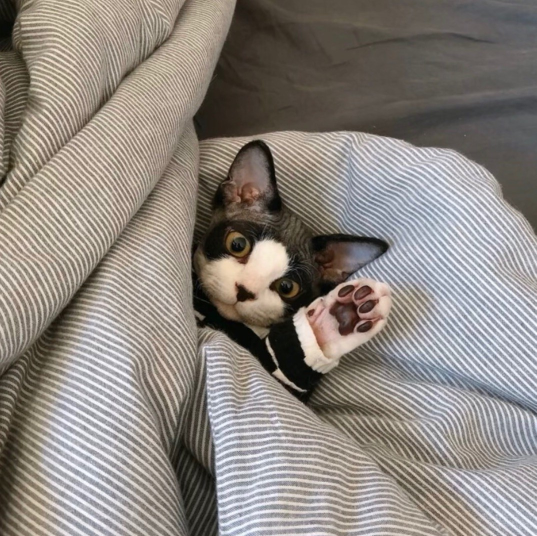
#> input picture test4.png, 1073 x 1072 px (shown at 1/2 size)
$ python Hog_test.py   (older library calls are emulated)
#> lines starting #> are read from the running program, lines starting #| are printed output that depends on the picture
#t16---------------------------------------------
#实现图像HOG特征的提取
'''：
算法思路:
        1)以灰度图的方式加载图片，resize到（128,64）;
        2）灰度图像gamma校正;
		3)利用一阶微分算子Sobel函数，分别计算出灰度图像X方向和Y方向上的一阶微分/梯度图像，根据得到的两幅
        梯度图像(X方向上的梯度图像和Y方向上的梯度图像)，计算出这两幅梯度图像所对应的梯度幅值图像gradient_magnitude、
        梯度方向图像gradient_angle
		4)构造(cell_x = 128/8 =16, cell_y= 64/8 =8)大小的cell图像----梯度幅值的grad_cell图像，梯度方向的ang_cell图像，
        每个cell包含有8*8 = 64个值；
		5)将每个cell根据角度值（0-180）分为9个bin，并计算每个cell中的梯度方向直方图,每个cell有9个值；
		6)每（2*2）个cell为一个block，总共15*7个block,计算每个block的梯度方向直方图，并进行归一化处理，每个block中有9*4=36个值；
		7)计算整幅图像的梯度方向直方图HOG:将计算出来的所有的Block的HOG梯度方向直方图的特征向量首尾相接组成一个维度很大的向量
        长度为：15*7*36 = 3780，
        这个特征向量就是整幅图像的梯度方向直方图特征，这个特征可用于SVM分类。
'''
import cv2
import numpy as np
import matplotlib.pyplot as plt


# 灰度图像gamma校正
def gamma(img):
    # [5 lines of commented-out code are left out]
    return np.power(img / 255.0, 1)


# 获取梯度值cell图像，梯度方向cell图像
def div(img, cell_x, cell_y, cell_w):
    cell = np.zeros(shape=(cell_x, cell_y, cell_w, cell_w))
    img_x = np.split(img, cell_x, axis=0)
    for i in range(cell_x):
        img_y = np.split(img_x[i], cell_y, axis=1)
        for j in range(cell_y):
            cell[i][j] = img_y[j]
    return cell


# 获取梯度方向直方图图像，每个像素点有9个值
def get_bins(grad_cell, ang_cell):
    bins = np.zeros(shape=(grad_cell.shape[0], grad_cell.shape[1], 9))
    for i in range(grad_cell.shape[0]):
        for j in range(grad_cell.shape[1]):
            binn = np.zeros(9)
            grad_list = np.int8(grad_cell[i, j].flatten())  # 每个cell中的64个梯度值展平，并转为整数
            ang_list = ang_cell[i, j].flatten()  # 每个cell中的64个梯度方向展平)
            ang_list = np.int8(ang_list / 20.0)  # 0-9
            ang_list[ang_list >= 9] = 0
            for m in range(len(ang_list)):
                binn[ang_list[m]] += int(grad_list[m])  # 不同角度对应的梯度值相加，为直方图的幅值
            # [8 lines of commented-out code are left out]
            bins[i][j] = binn
    return bins


# 计算图像HOG特征向量，长度为 15*7*36 = 3780
def hog(img, cell_x, cell_y, cell_w):
    height, width = img.shape
    gradient_values_x = cv2.Sobel(img, cv2.CV_64F, 1, 0, ksize=5)  # x方向梯度
    gradient_values_y = cv2.Sobel(img, cv2.CV_64F, 0, 1, ksize=5)  # y方向梯度
    gradient_magnitude = np.sqrt(np.power(gradient_values_x, 2) + np.power(gradient_values_y, 2))
    gradient_angle = np.arctan2(gradient_values_x, gradient_values_y)
    print(gradient_magnitude.shape, gradient_angle.shape)
    # plt.figure()
    # plt.subplot( 1, 2, 1 )
    # plt.imshow(gradient_angle)
    # 角度转换至（0-180）
    gradient_angle[gradient_angle > 0] *= 180 / 3.14
    gradient_angle[gradient_angle < 0] = (gradient_angle[gradient_angle < 0] + 3.14) * 180 / 3.14
    # plt.subplot( 1, 2, 2 )
    # plt.imshow( gradient_angle )
    # plt.show()

    grad_cell = div(gradient_magnitude, cell_x, cell_y, cell_w)
    ang_cell = div(gradient_angle, cell_x, cell_y, cell_w)
    bins = get_bins(grad_cell, ang_cell)
    feature = []
    for i in range(cell_x - 1):
        for j in range(cell_y - 1):
            tmp = []
            tmp.append(bins[i, j])
            tmp.append(bins[i + 1, j])
            tmp.append(bins[i, j + 1])
            tmp.append(bins[i + 1, j + 1])
            tmp -= np.mean(tmp)
            feature.append(tmp.flatten())
    return np.array(feature).flatten()


if __name__ == '__main__':
    img = cv2.imread('../test4.png', cv2.IMREAD_GRAYSCALE)
#> img: shape (1072, 1073); min 0, max 255, mean 135.2
    if (img is None):
        print('Not read image.')
    resizeimg = cv2.resize(img, (128, 64), interpolation=cv2.INTER_CUBIC)
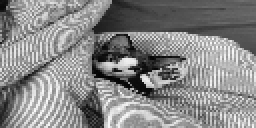
#> resizeimg: shape (64, 128) (shown 2 times larger); min 3, max 251, mean 134.8
    cell_w = 8
    cell_x = int(resizeimg.shape[0] / cell_w)  # cell行数
#> cell_x = 8
    cell_y = int(resizeimg.shape[1] / cell_w)  # cell列数
#> cell_y = 16
    print('The size of cellmap is {}*{} '.format(cell_x, cell_y))
#| The size of cellmap is 8*16
    gammaimg = gamma(resizeimg) * 255
    feature = hog(gammaimg, cell_x, cell_y, cell_w)
#> in hog, `gradient_values_x = cv2.Sobel(img, cv2.CV_64F, 1, 0, ksize=5)`:
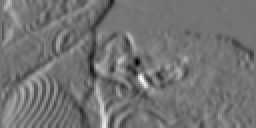
#> gradient_values_x: shape (64, 128) float64 (shown 2 times larger); min -7880, max 9592, mean 38; drawn with min black and max white
#> in hog, `gradient_values_y = cv2.Sobel(img, cv2.CV_64F, 0, 1, ksize=5)`:
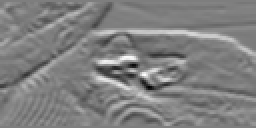
#> gradient_values_y: shape (64, 128) float64 (shown 2 times larger); min -9050, max 9137, mean 88.8; drawn with min black and max white
#> in hog, `gradient_magnitude = np.sqrt(np.power(gradient_values_x, 2) + np.power..`:
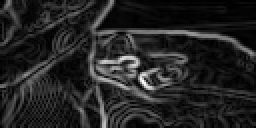
#> gradient_magnitude: shape (64, 128) float64 (shown 2 times larger); min 0, max 10657.6, mean 1535.1; drawn with min black and max white
#> in hog, `gradient_angle = np.arctan2(gradient_values_x, gradient_values_y)`:
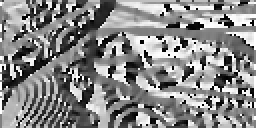
#> gradient_angle: shape (64, 128) float64 (shown 2 times larger); min -3.14, max 3.14, mean 0.194; drawn with min black and max white
#| (64, 128) (64, 128)
#> in hog, `gradient_angle[gradient_angle > 0] *= 180 / 3.14`:
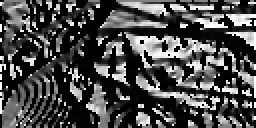
#> gradient_angle: shape (64, 128) float64 (shown 2 times larger); min -3.14, max 180.1, mean 50.6; drawn with min black and max white
#> in hog, `gradient_angle[gradient_angle < 0] = (gradient_angle[gradient_angle < ..`:
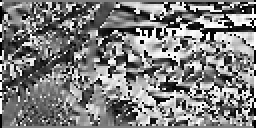
#> gradient_angle: shape (64, 128) float64 (shown 2 times larger); min -0.0536, max 180.1, mean 89.5; drawn with min black and max white
#> in div, `img_x = np.split(img, cell_x, axis=0)`: img_x = 8 items
#> after the loop in hog, `for i in range(cell_x - 1):`: feature = 105 items
#> feature = 3780 values, max 900.1 at index 3297, min -1028.8 at index 2941, mean 9.17e-16
    print(feature.shape)
#| (3780,)

$ run again, with person3.jpg saved as test4.png
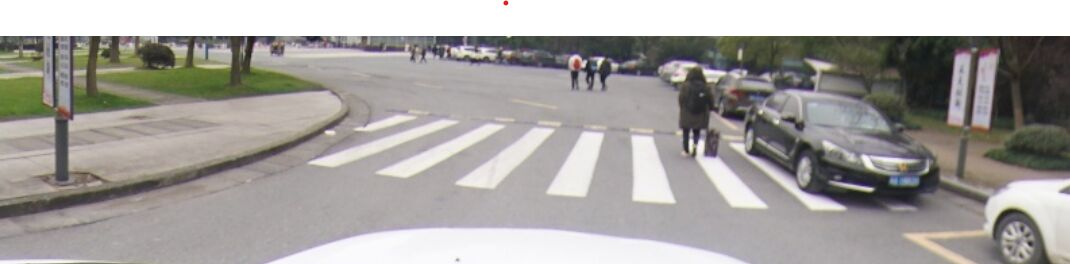
#> input picture person3.jpg, 1070 x 264 px
#| The size of cellmap is 8*16
#> in hog, `gradient_magnitude = np.sqrt(np.power(gradient_values_x, 2) + np.power..`:
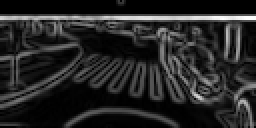
#> gradient_magnitude: shape (64, 128) float64 (shown 2 times larger); min 0, max 10416.5, mean 1565.4; drawn with min black and max white
#| (64, 128) (64, 128)
#> in hog, `gradient_angle[gradient_angle < 0] = (gradient_angle[gradient_angle < ..`:
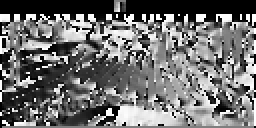
#> gradient_angle: shape (64, 128) float64 (shown 2 times larger); min -0.0856, max 180.1, mean 78.7; drawn with min black and max white
#> img_x = 8 items
#> after the loop in hog, `for i in range(cell_x - 1):`: feature = 105 items
#> `feature = hog(gammaimg, cell_x, cell_y, cell_w)`: feature = 3780 values, max 892.1 at index 3455, min -1085.8 at index 3340, mean -1.62e-15
#| (3780,)
